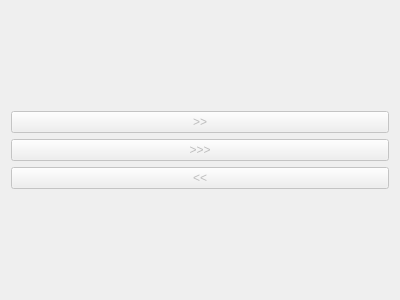
<?xml version="1.0" encoding="UTF-8"?>
<ui version="4.0">
 <class>TransferWidget</class>
 <widget class="QWidget" name="TransferWidget">
  <property name="geometry">
   <rect>
    <x>0</x>
    <y>0</y>
    <width>400</width>
    <height>300</height>
   </rect>
  </property>
  <property name="windowTitle">
   <string>Form</string>
  </property>
  <layout class="QHBoxLayout" name="horizontalLayout">
   <item>
    <layout class="QVBoxLayout" name="verticalLayout_4">
     <item>
      <spacer name="verticalSpacer_2">
       <property name="orientation">
        <enum>Qt::Vertical</enum>
       </property>
       <property name="sizeHint" stdset="0">
        <size>
         <width>20</width>
         <height>40</height>
        </size>
       </property>
      </spacer>
     </item>
     <item>
      <widget class="QPushButton" name="btnAddItem">
       <property name="enabled">
        <bool>false</bool>
       </property>
       <property name="text">
        <string>&gt;&gt;</string>
       </property>
      </widget>
     </item>
     <item>
      <widget class="QPushButton" name="btnAddItemSeparate">
       <property name="enabled">
        <bool>false</bool>
       </property>
       <property name="text">
        <string>&gt;&gt;&gt;</string>
       </property>
      </widget>
     </item>
     <item>
      <widget class="QPushButton" name="btnRemoveItem">
       <property name="enabled">
        <bool>false</bool>
       </property>
       <property name="text">
        <string>&lt;&lt;</string>
       </property>
      </widget>
     </item>
     <item>
      <spacer name="verticalSpacer">
       <property name="orientation">
        <enum>Qt::Vertical</enum>
       </property>
       <property name="sizeHint" stdset="0">
        <size>
         <width>20</width>
         <height>40</height>
        </size>
       </property>
      </spacer>
     </item>
    </layout>
   </item>
  </layout>
 </widget>
 <resources/>
 <connections/>
</ui>
